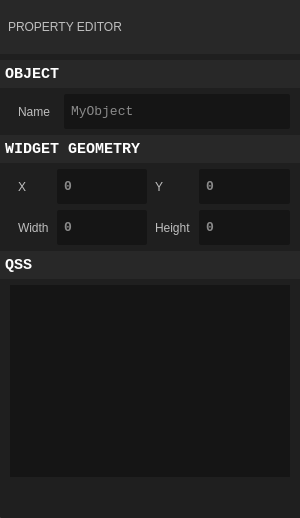
    <widget class="QWidget" name="properties_right_panel" native="true">
     <property name="minimumSize">
      <size>
       <width>300</width>
       <height>0</height>
      </size>
     </property>
     <property name="maximumSize">
      <size>
       <width>300</width>
       <height>16777215</height>
      </size>
     </property>
     <property name="styleSheet">
      <string notr="true">QWidget {
color:white;
background-color: rgb(31, 31, 31);
border-right:  0;
border-left: 1px solid rgba(129, 129, 129, 50);
border-top: 1px solid rgba(129, 129, 129, 50);}

QLabel {
	font: 700 11pt &quot;Consolas&quot;;
}</string>
     </property>
     <layout class="QGridLayout" name="gridLayout_6">
      <property name="leftMargin">
       <number>0</number>
      </property>
      <property name="topMargin">
       <number>0</number>
      </property>
      <property name="rightMargin">
       <number>0</number>
      </property>
      <property name="bottomMargin">
       <number>1</number>
      </property>
      <property name="verticalSpacing">
       <number>1</number>
      </property>
      <item row="0" column="0">
       <widget class="QWidget" name="widget_10" native="true">
        <property name="styleSheet">
         <string notr="true">QWidget {
border:0px;
}
QLineEdit {
	background:  rgb(21, 21, 21);
	border-radius: 2px;
}
QLineEdit::text {
	font: 700 11pt &quot;Consolas&quot;;
}

QLabel {font: 700 10pt &quot;Consolas&quot;;color: 	rgb(190, 190, 190); padding:10 10 10 0; border: 0px;}</string>
        </property>
        <layout class="QGridLayout" name="gridLayout_8">
         <property name="leftMargin">
          <number>0</number>
         </property>
         <property name="topMargin">
          <number>0</number>
         </property>
         <property name="rightMargin">
          <number>0</number>
         </property>
         <property name="bottomMargin">
          <number>0</number>
         </property>
         <item row="1" column="0">
          <widget class="QWidget" name="property_panel_object_properties" native="true">
           <property name="styleSheet">
            <string notr="true">
QLabel {
border: 0;
padding: 10 10 10 10;
 }</string>
           </property>
           <layout class="QGridLayout" name="gridLayout_19">
            <property name="leftMargin">
             <number>0</number>
            </property>
            <property name="topMargin">
             <number>0</number>
            </property>
            <property name="rightMargin">
             <number>0</number>
            </property>
            <property name="bottomMargin">
             <number>0</number>
            </property>
            <item row="1" column="0">
             <widget class="QWidget" name="widget_13" native="true">
              <property name="styleSheet">
               <string notr="true">QWidget {padding: 5 5 5 5; border: 0px;}</string>
              </property>
              <layout class="QHBoxLayout" name="horizontalLayout_5">
               <property name="leftMargin">
                <number>10</number>
               </property>
               <property name="topMargin">
                <number>0</number>
               </property>
               <property name="rightMargin">
                <number>10</number>
               </property>
               <property name="bottomMargin">
                <number>0</number>
               </property>
               <item>
                <widget class="QLabel" name="label_17">
                 <property name="text">
                  <string>Name</string>
                 </property>
                </widget>
               </item>
               <item>
                <widget class="QLineEdit" name="lineEdit_7">
                 <property name="sizePolicy">
                  <sizepolicy hsizetype="Expanding" vsizetype="Fixed">
                   <horstretch>0</horstretch>
                   <verstretch>0</verstretch>
                  </sizepolicy>
                 </property>
                 <property name="minimumSize">
                  <size>
                   <width>0</width>
                   <height>35</height>
                  </size>
                 </property>
                 <property name="maximumSize">
                  <size>
                   <width>16777215</width>
                   <height>35</height>
                  </size>
                 </property>
                 <property name="font">
                  <font>
                   <family>Consolas</family>
                   <pointsize>10</pointsize>
                  </font>
                 </property>
                 <property name="styleSheet">
                  <string notr="true">QLineEdit:focus{border:1px solid rgb(0, 150, 255);}</string>
                 </property>
                 <property name="text">
                  <string/>
                 </property>
                 <property name="placeholderText">
                  <string>MyObject</string>
                 </property>
                 <property name="clearButtonEnabled">
                  <bool>true</bool>
                 </property>
                </widget>
               </item>
              </layout>
             </widget>
            </item>
            <item row="0" column="0">
             <widget class="QPushButton" name="pushButton_2">
              <property name="minimumSize">
               <size>
                <width>0</width>
                <height>25</height>
               </size>
              </property>
              <property name="font">
               <font>
                <family>Consolas</family>
                <pointsize>11</pointsize>
                <bold>true</bold>
                <underline>false</underline>
               </font>
              </property>
              <property name="styleSheet">
               <string notr="true">QPushButton {
text-align:left;
margin: 0 0 0 0;
padding: 5 5 5 5;
border: 0px;
background-color:   rgb(40, 40, 40);
}</string>
              </property>
              <property name="text">
               <string>OBJECT</string>
              </property>
              <property name="icon">
               <iconset>
                <normaloff>../../resources/misc/branch-closed.png</normaloff>
                <normalon>../../resources/misc/branch-open.png</normalon>../../resources/misc/branch-closed.png</iconset>
              </property>
              <property name="checkable">
               <bool>true</bool>
              </property>
              <property name="checked">
               <bool>true</bool>
              </property>
             </widget>
            </item>
           </layout>
          </widget>
         </item>
         <item row="7" column="0">
          <spacer name="verticalSpacer_3">
           <property name="orientation">
            <enum>Qt::Vertical</enum>
           </property>
           <property name="sizeHint" stdset="0">
            <size>
             <width>20</width>
             <height>40</height>
            </size>
           </property>
          </spacer>
         </item>
         <item row="6" column="0">
          <widget class="QWidget" name="widget_5" native="true">
           <property name="minimumSize">
            <size>
             <width>0</width>
             <height>0</height>
            </size>
           </property>
           <layout class="QGridLayout" name="gridLayout_7">
            <property name="leftMargin">
             <number>10</number>
            </property>
            <property name="topMargin">
             <number>0</number>
            </property>
            <property name="rightMargin">
             <number>10</number>
            </property>
            <property name="bottomMargin">
             <number>0</number>
            </property>
            <item row="0" column="0">
             <widget class="QTextEdit" name="textEdit">
              <property name="styleSheet">
               <string notr="true">
QTextEdit {
background:  rgb(21, 21, 21);
margin: 0 0 0 0;
}

QTextEdit::focus {
border:1px solid rgb(0, 150, 255); }
</string>
              </property>
             </widget>
            </item>
           </layout>
          </widget>
         </item>
         <item row="0" column="0">
          <widget class="QWidget" name="property_panel_header" native="true">
           <property name="sizePolicy">
            <sizepolicy hsizetype="Preferred" vsizetype="Fixed">
             <horstretch>0</horstretch>
             <verstretch>0</verstretch>
            </sizepolicy>
           </property>
           <property name="minimumSize">
            <size>
             <width>0</width>
             <height>0</height>
            </size>
           </property>
           <property name="maximumSize">
            <size>
             <width>16777215</width>
             <height>16777215</height>
            </size>
           </property>
           <property name="styleSheet">
            <string notr="true"/>
           </property>
           <layout class="QGridLayout" name="gridLayout_13">
            <property name="leftMargin">
             <number>0</number>
            </property>
            <property name="topMargin">
             <number>0</number>
            </property>
            <property name="rightMargin">
             <number>0</number>
            </property>
            <property name="bottomMargin">
             <number>0</number>
            </property>
            <property name="horizontalSpacing">
             <number>0</number>
            </property>
            <item row="0" column="0" colspan="2">
             <widget class="QWidget" name="widget_11" native="true">
              <property name="minimumSize">
               <size>
                <width>0</width>
                <height>54</height>
               </size>
              </property>
              <property name="maximumSize">
               <size>
                <width>16777215</width>
                <height>54</height>
               </size>
              </property>
              <property name="styleSheet">
               <string notr="true">background:   rgb(40, 40, 40);</string>
              </property>
              <layout class="QGridLayout" name="gridLayout_18">
               <property name="leftMargin">
                <number>5</number>
               </property>
               <property name="topMargin">
                <number>0</number>
               </property>
               <property name="rightMargin">
                <number>5</number>
               </property>
               <property name="bottomMargin">
                <number>0</number>
               </property>
               <item row="0" column="0">
                <widget class="QLabel" name="label_3">
                 <property name="styleSheet">
                  <string notr="true">QLabel {font: 700 10pt &quot;Consolas&quot;;color: 	rgb(190, 190, 190); padding:10 0 10 0; border: 0px;}</string>
                 </property>
                 <property name="text">
                  <string>PROPERTY EDITOR</string>
                 </property>
                 <property name="margin">
                  <number>5</number>
                 </property>
                </widget>
               </item>
              </layout>
             </widget>
            </item>
           </layout>
          </widget>
         </item>
         <item row="5" column="0">
          <widget class="QPushButton" name="pushButton_4">
           <property name="font">
            <font>
             <family>Consolas</family>
             <pointsize>11</pointsize>
             <bold>true</bold>
            </font>
           </property>
           <property name="styleSheet">
            <string notr="true">QPushButton {
text-align:left;
margin: 0 0 0 0;
padding: 5 5 5 5;
border: 0px;
background-color:   rgb(40, 40, 40);
}</string>
           </property>
           <property name="text">
            <string>QSS</string>
           </property>
           <property name="icon">
            <iconset>
             <normaloff>../../resources/misc/branch-closed.png</normaloff>
             <normalon>../../resources/misc/branch-open.png</normalon>../../resources/misc/branch-closed.png</iconset>
           </property>
           <property name="checkable">
            <bool>true</bool>
           </property>
           <property name="checked">
            <bool>true</bool>
           </property>
          </widget>
         </item>
         <item row="4" column="0">
          <widget class="QWidget" name="property_geometry_widget_main" native="true">
           <property name="minimumSize">
            <size>
             <width>0</width>
             <height>0</height>
            </size>
           </property>
           <property name="styleSheet">
            <string notr="true"/>
           </property>
           <layout class="QGridLayout" name="gridLayout_20">
            <property name="leftMargin">
             <number>0</number>
            </property>
            <property name="topMargin">
             <number>0</number>
            </property>
            <property name="rightMargin">
             <number>0</number>
            </property>
            <property name="bottomMargin">
             <number>0</number>
            </property>
            <item row="1" column="0">
             <widget class="QWidget" name="widget_14" native="true">
              <layout class="QGridLayout" name="gridLayout_21">
               <property name="leftMargin">
                <number>0</number>
               </property>
               <property name="topMargin">
                <number>0</number>
               </property>
               <property name="rightMargin">
                <number>0</number>
               </property>
               <property name="bottomMargin">
                <number>0</number>
               </property>
               <item row="0" column="0">
                <widget class="QWidget" name="property_geometry_widget" native="true">
                 <property name="styleSheet">
                  <string notr="true">QWidget {padding: 5 5 5 5; border: 0px;}</string>
                 </property>
                 <layout class="QGridLayout" name="gridLayout_15">
                  <property name="leftMargin">
                   <number>0</number>
                  </property>
                  <property name="topMargin">
                   <number>0</number>
                  </property>
                  <property name="rightMargin">
                   <number>0</number>
                  </property>
                  <property name="bottomMargin">
                   <number>0</number>
                  </property>
                  <property name="horizontalSpacing">
                   <number>0</number>
                  </property>
                  <property name="verticalSpacing">
                   <number>5</number>
                  </property>
                  <item row="1" column="0" colspan="2">
                   <widget class="QWidget" name="property_panel_widget_properties" native="true">
                    <property name="sizePolicy">
                     <sizepolicy hsizetype="Preferred" vsizetype="Preferred">
                      <horstretch>0</horstretch>
                      <verstretch>0</verstretch>
                     </sizepolicy>
                    </property>
                    <property name="maximumSize">
                     <size>
                      <width>16777215</width>
                      <height>16777215</height>
                     </size>
                    </property>
                    <property name="styleSheet">
                     <string notr="true">QWidget {border: 0px;}

QLabel {
border: 0;
padding: 10 10 10 10;
 }</string>
                    </property>
                    <layout class="QGridLayout" name="gridLayout_14">
                     <property name="leftMargin">
                      <number>5</number>
                     </property>
                     <property name="topMargin">
                      <number>0</number>
                     </property>
                     <property name="rightMargin">
                      <number>5</number>
                     </property>
                     <property name="bottomMargin">
                      <number>0</number>
                     </property>
                     <property name="spacing">
                      <number>0</number>
                     </property>
                     <item row="0" column="0">
                      <widget class="QWidget" name="widget_19" native="true">
                       <property name="styleSheet">
                        <string notr="true">QWidget {padding: 5 5 5 5; border: 0px;}</string>
                       </property>
                       <layout class="QGridLayout" name="gridLayout_22">
                        <property name="leftMargin">
                         <number>5</number>
                        </property>
                        <property name="topMargin">
                         <number>0</number>
                        </property>
                        <property name="rightMargin">
                         <number>5</number>
                        </property>
                        <property name="bottomMargin">
                         <number>0</number>
                        </property>
                        <property name="horizontalSpacing">
                         <number>0</number>
                        </property>
                        <item row="1" column="3">
                         <widget class="QLineEdit" name="lineEdit_2">
                          <property name="minimumSize">
                           <size>
                            <width>0</width>
                            <height>35</height>
                           </size>
                          </property>
                          <property name="maximumSize">
                           <size>
                            <width>16777215</width>
                            <height>35</height>
                           </size>
                          </property>
                          <property name="font">
                           <font>
                            <family>Consolas</family>
                            <pointsize>10</pointsize>
                            <bold>true</bold>
                           </font>
                          </property>
                          <property name="styleSheet">
                           <string notr="true">QLineEdit:focus{border:1px solid rgb(0, 150, 255);}</string>
                          </property>
                          <property name="placeholderText">
                           <string>0</string>
                          </property>
                          <property name="clearButtonEnabled">
                           <bool>true</bool>
                          </property>
                         </widget>
                        </item>
                        <item row="0" column="1">
                         <widget class="QLineEdit" name="x_lineEdit">
                          <property name="minimumSize">
                           <size>
                            <width>0</width>
                            <height>35</height>
                           </size>
                          </property>
                          <property name="maximumSize">
                           <size>
                            <width>16777215</width>
                            <height>35</height>
                           </size>
                          </property>
                          <property name="font">
                           <font>
                            <family>Consolas</family>
                            <pointsize>10</pointsize>
                            <bold>true</bold>
                           </font>
                          </property>
                          <property name="styleSheet">
                           <string notr="true">QLineEdit:focus{border:1px solid rgb(0, 150, 255);}</string>
                          </property>
                          <property name="placeholderText">
                           <string>0</string>
                          </property>
                          <property name="clearButtonEnabled">
                           <bool>true</bool>
                          </property>
                         </widget>
                        </item>
                        <item row="1" column="1">
                         <widget class="QLineEdit" name="lineEdit">
                          <property name="minimumSize">
                           <size>
                            <width>0</width>
                            <height>35</height>
                           </size>
                          </property>
                          <property name="maximumSize">
                           <size>
                            <width>16777215</width>
                            <height>35</height>
                           </size>
                          </property>
                          <property name="font">
                           <font>
                            <family>Consolas</family>
                            <pointsize>10</pointsize>
                            <bold>true</bold>
                           </font>
                          </property>
                          <property name="styleSheet">
                           <string notr="true">QLineEdit:focus{border:1px solid rgb(0, 150, 255);}</string>
                          </property>
                          <property name="placeholderText">
                           <string>0</string>
                          </property>
                          <property name="clearButtonEnabled">
                           <bool>true</bool>
                          </property>
                         </widget>
                        </item>
                        <item row="0" column="3">
                         <widget class="QLineEdit" name="y_lineEdit">
                          <property name="minimumSize">
                           <size>
                            <width>0</width>
                            <height>35</height>
                           </size>
                          </property>
                          <property name="maximumSize">
                           <size>
                            <width>16777215</width>
                            <height>35</height>
                           </size>
                          </property>
                          <property name="font">
                           <font>
                            <family>Consolas</family>
                            <pointsize>10</pointsize>
                            <bold>true</bold>
                           </font>
                          </property>
                          <property name="styleSheet">
                           <string notr="true">QLineEdit:focus{border:1px solid rgb(0, 150, 255);}</string>
                          </property>
                          <property name="placeholderText">
                           <string>0</string>
                          </property>
                          <property name="clearButtonEnabled">
                           <bool>true</bool>
                          </property>
                         </widget>
                        </item>
                        <item row="0" column="2">
                         <widget class="QLabel" name="label_5">
                          <property name="styleSheet">
                           <string notr="true"/>
                          </property>
                          <property name="text">
                           <string>Y</string>
                          </property>
                         </widget>
                        </item>
                        <item row="0" column="0">
                         <widget class="QLabel" name="label_4">
                          <property name="styleSheet">
                           <string notr="true"/>
                          </property>
                          <property name="text">
                           <string>X</string>
                          </property>
                         </widget>
                        </item>
                        <item row="1" column="2">
                         <widget class="QLabel" name="label_8">
                          <property name="text">
                           <string>Height</string>
                          </property>
                         </widget>
                        </item>
                        <item row="1" column="0">
                         <widget class="QLabel" name="label_7">
                          <property name="text">
                           <string>Width</string>
                          </property>
                         </widget>
                        </item>
                       </layout>
                      </widget>
                     </item>
                    </layout>
                   </widget>
                  </item>
                 </layout>
                </widget>
               </item>
              </layout>
             </widget>
            </item>
            <item row="0" column="0">
             <widget class="QPushButton" name="pushButton_3">
              <property name="minimumSize">
               <size>
                <width>0</width>
                <height>25</height>
               </size>
              </property>
              <property name="font">
               <font>
                <family>Consolas</family>
                <pointsize>11</pointsize>
                <bold>true</bold>
                <underline>false</underline>
               </font>
              </property>
              <property name="styleSheet">
               <string notr="true">QPushButton {
text-align:left;
margin: 0 0 0 0;
padding: 5 5 5 5;
border: 0px;
background-color:   rgb(40, 40, 40);
}</string>
              </property>
              <property name="text">
               <string>WIDGET GEOMETRY</string>
              </property>
              <property name="icon">
               <iconset>
                <normaloff>../../resources/misc/branch-closed.png</normaloff>
                <normalon>../../resources/misc/branch-open.png</normalon>../../resources/misc/branch-closed.png</iconset>
              </property>
              <property name="checkable">
               <bool>true</bool>
              </property>
              <property name="checked">
               <bool>true</bool>
              </property>
             </widget>
            </item>
           </layout>
          </widget>
         </item>
        </layout>
       </widget>
      </item>
     </layout>
    </widget>
